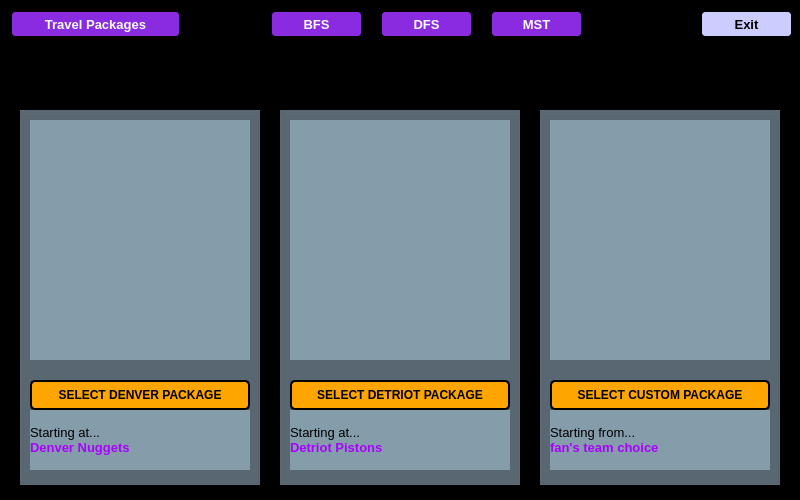
<?xml version="1.0" encoding="UTF-8"?>
<ui version="4.0">
 <class>Vacation</class>
 <widget class="QWidget" name="Vacation">
  <property name="geometry">
   <rect>
    <x>0</x>
    <y>0</y>
    <width>800</width>
    <height>500</height>
   </rect>
  </property>
  <property name="windowTitle">
   <string>Vacation Travel Window</string>
  </property>
  <widget class="QStackedWidget" name="stackedWidget">
   <property name="geometry">
    <rect>
     <x>0</x>
     <y>50</y>
     <width>800</width>
     <height>450</height>
    </rect>
   </property>
   <widget class="QWidget" name="packagePage">
    <widget class="QGroupBox" name="aGroupBox">
     <property name="geometry">
      <rect>
       <x>20</x>
       <y>60</y>
       <width>240</width>
       <height>375</height>
      </rect>
     </property>
     <property name="styleSheet">
      <string notr="true">background: rgba(179, 208, 229, 0.5);
color:black;</string>
     </property>
     <property name="title">
      <string/>
     </property>
     <widget class="QPushButton" name="packageAButton">
      <property name="geometry">
       <rect>
        <x>10</x>
        <y>270</y>
        <width>220</width>
        <height>30</height>
       </rect>
      </property>
      <property name="font">
       <font>
        <pointsize>9</pointsize>
        <weight>75</weight>
        <bold>true</bold>
       </font>
      </property>
      <property name="styleSheet">
       <string notr="true">background-color:orange;
border-style: solid;
border-color: black;
border-width: 2px;
border-radius: 5px;
color: black;</string>
      </property>
      <property name="text">
       <string>SELECT DENVER PACKAGE</string>
      </property>
     </widget>
     <widget class="QLabel" name="aStartLabel">
      <property name="geometry">
       <rect>
        <x>10</x>
        <y>300</y>
        <width>220</width>
        <height>60</height>
       </rect>
      </property>
      <property name="text">
       <string>&lt;html&gt;&lt;head/&gt;&lt;body&gt;&lt;p&gt;&lt;span style=&quot; font-size:10pt;&quot;&gt;Starting at...&lt;/span&gt;&lt;br&gt;&lt;span style=&quot; font-size:10pt; font-weight:600; color:#aa00ff;&quot;&gt;Denver Nuggets&lt;/span&gt;&lt;/p&gt;&lt;/body&gt;&lt;/html&gt;</string>
      </property>
     </widget>
     <widget class="QLabel" name="aPic">
      <property name="geometry">
       <rect>
        <x>10</x>
        <y>10</y>
        <width>220</width>
        <height>240</height>
       </rect>
      </property>
      <property name="text">
       <string/>
      </property>
      <property name="pixmap">
       <pixmap resource="images.qrc">:/images/mudkipA.png</pixmap>
      </property>
      <property name="scaledContents">
       <bool>true</bool>
      </property>
     </widget>
    </widget>
    <widget class="QGroupBox" name="bGroupBox">
     <property name="geometry">
      <rect>
       <x>280</x>
       <y>60</y>
       <width>240</width>
       <height>375</height>
      </rect>
     </property>
     <property name="styleSheet">
      <string notr="true">background: rgba(179, 208, 229, 0.5);
color:black;</string>
     </property>
     <property name="title">
      <string/>
     </property>
     <widget class="QPushButton" name="packageBButton">
      <property name="geometry">
       <rect>
        <x>10</x>
        <y>270</y>
        <width>220</width>
        <height>30</height>
       </rect>
      </property>
      <property name="font">
       <font>
        <pointsize>9</pointsize>
        <weight>75</weight>
        <bold>true</bold>
       </font>
      </property>
      <property name="styleSheet">
       <string notr="true">background-color:orange;
border-style: solid;
border-color: black;
border-width: 2px;
border-radius: 5px;
color: black;</string>
      </property>
      <property name="text">
       <string>SELECT DETRIOT PACKAGE</string>
      </property>
     </widget>
     <widget class="QLabel" name="bstartLabel">
      <property name="geometry">
       <rect>
        <x>10</x>
        <y>300</y>
        <width>220</width>
        <height>60</height>
       </rect>
      </property>
      <property name="text">
       <string>&lt;html&gt;&lt;head/&gt;&lt;body&gt;&lt;p&gt;&lt;span style=&quot; font-size:10pt;&quot;&gt;Starting at...&lt;/span&gt;&lt;br&gt;&lt;span style=&quot; font-size:10pt; font-weight:600; color:#aa00ff;&quot;&gt;Detriot Pistons&lt;/span&gt;&lt;/p&gt;&lt;/body&gt;&lt;/html&gt;</string>
      </property>
     </widget>
     <widget class="QLabel" name="bPic">
      <property name="geometry">
       <rect>
        <x>10</x>
        <y>10</y>
        <width>220</width>
        <height>240</height>
       </rect>
      </property>
      <property name="text">
       <string/>
      </property>
      <property name="pixmap">
       <pixmap resource="images.qrc">:/images/shinyB.png</pixmap>
      </property>
      <property name="scaledContents">
       <bool>true</bool>
      </property>
     </widget>
    </widget>
    <widget class="QGroupBox" name="cGroupBox">
     <property name="geometry">
      <rect>
       <x>540</x>
       <y>60</y>
       <width>240</width>
       <height>375</height>
      </rect>
     </property>
     <property name="styleSheet">
      <string notr="true">background: rgba(179, 208, 229, 0.5);
color:black;</string>
     </property>
     <property name="title">
      <string/>
     </property>
     <widget class="QPushButton" name="packageCButton">
      <property name="geometry">
       <rect>
        <x>10</x>
        <y>270</y>
        <width>220</width>
        <height>30</height>
       </rect>
      </property>
      <property name="font">
       <font>
        <pointsize>9</pointsize>
        <weight>75</weight>
        <bold>true</bold>
       </font>
      </property>
      <property name="styleSheet">
       <string notr="true">background-color:orange;
border-style: solid;
border-color: black;
border-width: 2px;
border-radius: 5px;
color: black;</string>
      </property>
      <property name="text">
       <string>SELECT CUSTOM PACKAGE</string>
      </property>
     </widget>
     <widget class="QLabel" name="cStartLabel">
      <property name="geometry">
       <rect>
        <x>10</x>
        <y>300</y>
        <width>220</width>
        <height>60</height>
       </rect>
      </property>
      <property name="text">
       <string>&lt;html&gt;&lt;head/&gt;&lt;body&gt;&lt;p&gt;&lt;span style=&quot; font-size:10pt; color:#000000;&quot;&gt;Starting from...&lt;/span&gt;&lt;span style=&quot; font-size:10pt;&quot;&gt;&lt;br/&gt;&lt;/span&gt;&lt;span style=&quot; font-size:10pt; font-weight:600; color:#aa00ff;&quot;&gt;fan's team choice&lt;/span&gt;&lt;/p&gt;&lt;/body&gt;&lt;/html&gt;</string>
      </property>
     </widget>
     <widget class="QLabel" name="cPic">
      <property name="geometry">
       <rect>
        <x>10</x>
        <y>10</y>
        <width>220</width>
        <height>240</height>
       </rect>
      </property>
      <property name="text">
       <string/>
      </property>
      <property name="pixmap">
       <pixmap resource="images.qrc">:/images/eggC.png</pixmap>
      </property>
      <property name="scaledContents">
       <bool>false</bool>
      </property>
     </widget>
    </widget>
    <widget class="QLabel" name="packageTitle">
     <property name="geometry">
      <rect>
       <x>10</x>
       <y>10</y>
       <width>770</width>
       <height>40</height>
      </rect>
     </property>
     <property name="font">
      <font>
       <pointsize>12</pointsize>
       <weight>75</weight>
       <bold>true</bold>
      </font>
     </property>
     <property name="text">
      <string>Select your Dream Vacation Package below.</string>
     </property>
     <property name="alignment">
      <set>Qt::AlignCenter</set>
     </property>
    </widget>
   </widget>
  </widget>
  <widget class="QPushButton" name="packagesButton">
   <property name="geometry">
    <rect>
     <x>10</x>
     <y>10</y>
     <width>171</width>
     <height>28</height>
    </rect>
   </property>
   <property name="font">
    <font>
     <pointsize>10</pointsize>
     <weight>75</weight>
     <bold>true</bold>
    </font>
   </property>
   <property name="styleSheet">
    <string notr="true">background-color:#8a2be2;
border-style: solid;
border-color: black;
border-width: 2px;
border-radius: 5px;
color: white;</string>
   </property>
   <property name="text">
    <string>Travel Packages</string>
   </property>
  </widget>
  <widget class="QPushButton" name="bfsButton">
   <property name="geometry">
    <rect>
     <x>270</x>
     <y>10</y>
     <width>93</width>
     <height>28</height>
    </rect>
   </property>
   <property name="font">
    <font>
     <pointsize>10</pointsize>
     <weight>75</weight>
     <bold>true</bold>
    </font>
   </property>
   <property name="styleSheet">
    <string notr="true">background-color:#8a2be2;
border-style: solid;
border-color: black;
border-width: 2px;
border-radius: 5px;
color: white;</string>
   </property>
   <property name="text">
    <string>BFS</string>
   </property>
  </widget>
  <widget class="QPushButton" name="dfsButton">
   <property name="geometry">
    <rect>
     <x>380</x>
     <y>10</y>
     <width>93</width>
     <height>28</height>
    </rect>
   </property>
   <property name="font">
    <font>
     <pointsize>10</pointsize>
     <weight>75</weight>
     <bold>true</bold>
    </font>
   </property>
   <property name="styleSheet">
    <string notr="true">background-color:#8a2be2;
border-style: solid;
border-color: black;
border-width: 2px;
border-radius: 5px;
color: white;</string>
   </property>
   <property name="text">
    <string>DFS</string>
   </property>
  </widget>
  <widget class="QPushButton" name="mstButton">
   <property name="geometry">
    <rect>
     <x>490</x>
     <y>10</y>
     <width>93</width>
     <height>28</height>
    </rect>
   </property>
   <property name="font">
    <font>
     <pointsize>10</pointsize>
     <weight>75</weight>
     <bold>true</bold>
    </font>
   </property>
   <property name="styleSheet">
    <string notr="true">background-color:#8a2be2;
border-style: solid;
border-color: black;
border-width: 2px;
border-radius: 5px;
color: white;</string>
   </property>
   <property name="text">
    <string>MST</string>
   </property>
  </widget>
  <widget class="QPushButton" name="exitButton">
   <property name="geometry">
    <rect>
     <x>700</x>
     <y>10</y>
     <width>93</width>
     <height>28</height>
    </rect>
   </property>
   <property name="font">
    <font>
     <pointsize>10</pointsize>
     <weight>75</weight>
     <bold>true</bold>
    </font>
   </property>
   <property name="styleSheet">
    <string notr="true">background-color:#ccccff;
border-style: solid;
border-color: black;
border-width: 2px;
border-radius: 5px;
color: black;</string>
   </property>
   <property name="text">
    <string>Exit</string>
   </property>
  </widget>
  <widget class="QLabel" name="buttonBG">
   <property name="geometry">
    <rect>
     <x>0</x>
     <y>0</y>
     <width>800</width>
     <height>500</height>
    </rect>
   </property>
   <property name="styleSheet">
    <string notr="true">background-color:black;</string>
   </property>
   <property name="text">
    <string/>
   </property>
   <property name="pixmap">
    <pixmap resource="images.qrc">:/images/packageBG.jpg</pixmap>
   </property>
  </widget>
  <zorder>buttonBG</zorder>
  <zorder>stackedWidget</zorder>
  <zorder>packagesButton</zorder>
  <zorder>bfsButton</zorder>
  <zorder>dfsButton</zorder>
  <zorder>mstButton</zorder>
  <zorder>exitButton</zorder>
 </widget>
 <resources>
  <include location="images.qrc"/>
 </resources>
 <connections/>
</ui>
